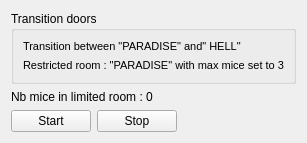
<?xml version="1.0" encoding="UTF-8"?>
<ui version="4.0">
 <class>transition_doors</class>
 <widget class="QWidget" name="transition_doors">
  <property name="geometry">
   <rect>
    <x>0</x>
    <y>0</y>
    <width>296</width>
    <height>143</height>
   </rect>
  </property>
  <property name="windowTitle">
   <string>Form</string>
  </property>
  <layout class="QGridLayout" name="gridLayout_2">
   <item row="0" column="0">
    <widget class="QGroupBox" name="groupBox_2">
     <property name="title">
      <string>Transition doors</string>
     </property>
     <layout class="QVBoxLayout" name="verticalLayout">
      <item>
       <widget class="QLabel" name="lbl_transition">
        <property name="font">
         <font>
          <pointsize>8</pointsize>
          <weight>50</weight>
          <bold>false</bold>
         </font>
        </property>
        <property name="text">
         <string>Transition between &quot;PARADISE&quot; and&quot; HELL&quot;</string>
        </property>
       </widget>
      </item>
      <item>
       <widget class="QLabel" name="lbl_restricted">
        <property name="font">
         <font>
          <pointsize>8</pointsize>
          <weight>50</weight>
          <bold>false</bold>
         </font>
        </property>
        <property name="text">
         <string>Restricted room : &quot;PARADISE&quot; with max mice set to 3</string>
        </property>
       </widget>
      </item>
      <item>
       <layout class="QHBoxLayout" name="layout_doors"/>
      </item>
     </layout>
    </widget>
   </item>
   <item row="2" column="0">
    <layout class="QHBoxLayout" name="horizontalLayout">
     <item>
      <widget class="QLabel" name="lbl_nb_mice">
       <property name="text">
        <string>Nb mice in limited room : 0</string>
       </property>
      </widget>
     </item>
    </layout>
   </item>
   <item row="3" column="0">
    <layout class="QHBoxLayout" name="horizontalLayout_2">
     <item>
      <widget class="QPushButton" name="btn_start">
       <property name="text">
        <string>Start</string>
       </property>
      </widget>
     </item>
     <item>
      <widget class="QPushButton" name="btn_stop">
       <property name="text">
        <string>Stop</string>
       </property>
      </widget>
     </item>
     <item>
      <spacer name="horizontalSpacer">
       <property name="orientation">
        <enum>Qt::Horizontal</enum>
       </property>
       <property name="sizeHint" stdset="0">
        <size>
         <width>40</width>
         <height>20</height>
        </size>
       </property>
      </spacer>
     </item>
    </layout>
   </item>
  </layout>
 </widget>
 <resources/>
 <connections/>
</ui>
